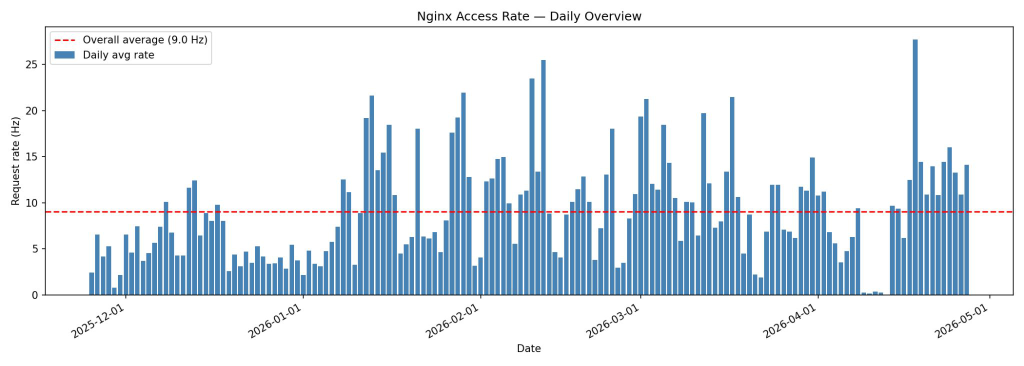
#> input picture figures/p8_img1.png, 2048 x 731 px (shown at 1/2 size)
$ python rebuild_sphenix_rates.py
#> lines starting #> are read from the running program, lines starting #| are printed output that depends on the picture; after the words box and inside, x2 and y2 are one past the last pixel; in counts of white or black regions, pixels touching at a corner belong together
#!/usr/bin/env python3
"""Rebuild Figure 4 (sPHENIX access rates) from the slide plot images.

Digitizes the bar heights from the original plot rasters (p8_img1.png,
p9_img1.png extracted from the CHEP2026 slides) and re-renders both plots
with large, crisp text. The bar data are taken pixel-exact from the original
plots; only the text/labels are re-rendered.

Outputs cdb-sphenix-rates.pdf (vector) and cdb-sphenix-rates.png (preview).
"""

import numpy as np
from PIL import Image
import matplotlib.pyplot as plt

plt.rcParams.update({
    "axes.titlesize": 21,
    "axes.labelsize": 19,
    "xtick.labelsize": 16,
    "ytick.labelsize": 16,
    "legend.fontsize": 16,
})


def find_axes_box(a):
    """Locate the plot box (spines) as (left, right, top, bottom) pixels."""
    dark = (a[..., :3] < 120).all(axis=2)
    h, w = dark.shape
    col_runs = dark.sum(axis=0)
    row_runs = dark.sum(axis=1)
    cols = np.where(col_runs > h * 0.5)[0]
    rows = np.where(row_runs > w * 0.5)[0]
    return cols.min(), cols.max(), rows.min(), rows.max()


def tick_positions(a, box, axis):
    """Find tick pixel positions just outside the spine."""
    left, right, top, bottom = box
    dark = (a[..., :3] < 120).all(axis=2)
    if axis == "y":
        strip = dark[:, left - 4]
        pos = np.where(strip)[0]
    else:
        strip = dark[bottom + 4, :]
        pos = np.where(strip)[0]
    # cluster consecutive pixels
    groups, cur = [], [pos[0]]
    for p in pos[1:]:
        if p - cur[-1] <= 2:
            cur.append(p)
        else:
            groups.append(int(np.mean(cur)))
            cur = [p]
    groups.append(int(np.mean(cur)))
    lo, hi = (top - 2, bottom + 2) if axis == "y" else (left - 2, right + 2)
    return [g for g in groups if lo <= g <= hi]


def digitize(path, ytick_vals, exclude=()):
    a = np.asarray(Image.open(path).convert("RGB")).astype(int)
    box = find_axes_box(a)
    left, right, top, bottom = box

    yticks = tick_positions(a, box, "y")          # top -> bottom
    ytv = sorted(ytick_vals, reverse=True)        # match: top = max value
    if len(yticks) != len(ytv):
        raise SystemExit(f"{path}: found {len(yticks)} y ticks, "
                         f"expected {len(ytv)}: {yticks}")
    # linear pixel->value from first/last tick
    p0, p1 = yticks[0], yticks[-1]
    v0, v1 = ytv[0], ytv[-1]

    def val(row):
        return v0 + (row - p0) * (v1 - v0) / (p1 - p0)

    xticks = tick_positions(a, box, "x")

    # steelblue bar mask (matplotlib "steelblue" = #4682B4)
    r, g, b = a[..., 0], a[..., 1], a[..., 2]
    mask = (np.abs(r - 70) < 50) & (np.abs(g - 130) < 50) & (np.abs(b - 180) < 45)
    for x0, x1, y0, y1 in exclude:  # blank out legend boxes etc.
        mask[y0:y1, x0:x1] = False

    cols, vals = [], []
    for c in range(left + 1, right):
        rows = np.where(mask[top:bottom, c])[0]
        if rows.size:
            cols.append(c)
            vals.append(max(0.0, val(top + rows.min())))
    return np.array(cols), np.array(vals), xticks


def draw_panel(ax, cols, vals, xticks, xtick_labels, ytick_vals, title,
               avg, avg_label, peak=None, peak_label=None,
               bar_label="", legend_loc="upper left"):
    ax.bar(cols, vals, width=1.0, color="steelblue", label=bar_label)
    ax.axhline(y=avg, color="red", linestyle="--", linewidth=2, label=avg_label)
    if peak is not None:
        ax.axhline(y=peak, color="orange", linestyle=":", linewidth=2.5,
                   label=peak_label)
    ax.set_xticks(xticks)
    ax.set_xticklabels(xtick_labels, rotation=30, ha="right")
    ax.set_yticks(ytick_vals)
    ax.set_ylim(0, max(ytick_vals) * 1.12)
    ax.set_xlim(min(cols.min(), xticks[0]) - 15,
                max(cols.max(), xticks[-1]) + 25)
    ax.set_ylabel("Request rate (Hz)")
    ax.set_title(title)
    ax.legend(loc=legend_loc)


def main():
    fig, (ax1, ax2) = plt.subplots(2, 1, figsize=(16, 12))

    # --- panel (a): daily overview (slide 8) ---------------------------------
    cols, vals, xticks = digitize("p8_img1.png", [0, 5, 10, 15, 20, 25],
                                  exclude=[(85, 450, 45, 155)])
#> in find_axes_box, `dark = (a[..., :3] < 120).all(axis=2)`:
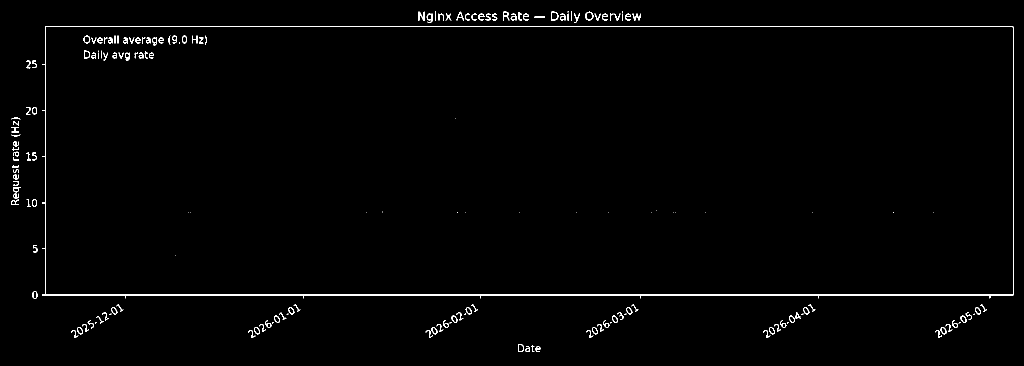
#> dark: shape (731, 2048) bool (shown at 1/2 size); 1% white in thin lines or dots
#> in find_axes_box, `col_runs = dark.sum(axis=0)`: col_runs = 2048 values, max 538 at index 90, min 0 at index 0, mean 7.62
#> in find_axes_box, `row_runs = dark.sum(axis=1)`: row_runs = 731 values, max 1947 at index 589, min 0 at index 0, mean 21.36
#> in find_axes_box, `cols = np.where(col_runs > h * 0.5)[0]`: cols = [90, 91, 2026]
#> in find_axes_box, `rows = np.where(row_runs > w * 0.5)[0]`: rows = [53, 589, 590]
#> in digitize, `box = find_axes_box(a)`: box = (90, 2026, 53, 590)
#> in digitize, `left, right, top, bottom = box`: left = 90; right = 2026; top = 53; bottom = 590
#> in tick_positions, `left, right, top, bottom = box`: left = 90; right = 2026; top = 53; bottom = 590
#> in tick_positions, `pos = np.where(strip)[0]`: pos = [128, 129, 221, 312, 313, 405, 406, 497, 589, 590]
#> in tick_positions, `groups, cur = [], [pos[0]]`: groups = []; cur = [128]
#> the loop in tick_positions, `for p in pos[1:]:` made 9 passes
#> (p, cur) on passes 2, 3, 5, 7, 8: (221, [221]), (312, [312]), (405, [405]), (497, [497]), (589, [589])
#> p on passes 1, 4, 6, 9: 129, 313, 406, 590
#> after the loop in tick_positions, `for p in pos[1:]:`: groups = [128, 221, 312, 405, 497]
#> in tick_positions, `lo, hi = (top - 2, bottom + 2) if axis == "y" else (left - 2, right + 2)`: lo = 51; hi = 592
#> in digitize, `yticks = tick_positions(a, box, "y")`: yticks = [128, 221, 312, 405, 497, 589]
#> in digitize, `p0, p1 = yticks[0], yticks[-1]`: p0 = 128; p1 = 589
#> the loop in tick_positions (call 2), `for p in pos[1:]:` made 10 passes
#> (p, cur) on passes 2, 4, 5, 6, 7, 8, 9: (72, [72]), (251, [251]), (606, [606]), (961, [961]), (1281, [1281]), (1636, [1636]), (1979, [1979])
#> p on passes 1, 3, 10: 66, 73, 1980
#> in digitize, `xticks = tick_positions(a, box, "x")`: xticks = [251, 606, 961, 1281, 1636, 1979]
#> in digitize, `mask = (np.abs(r - 70) < 50) & (np.abs(g - 130) < 50) & (np.abs(b - 18..`:
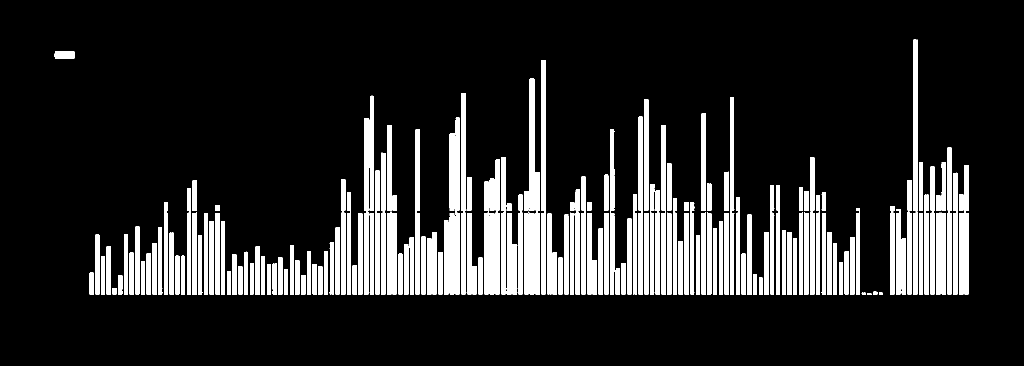
#> mask: shape (731, 2048) bool (shown at 1/2 size); 14.6% white; 181 white regions (1 under 20 px), largest, box (x1, y1, x2, y2) and area: (1826, 79, 1835, 589) 4562, (1083, 120, 1091, 589) 3730, (923, 186, 931, 589) 3206
#> after the loop in digitize, `for c in range(left + 1, right):`: cols = 1344 values from 179 to 1937; vals = 1344 values, max 27.66 at index 1256, min 0.0542 at index 1202, mean 9.01
#> cols = 1344 values from 179 to 1937; xticks = [251, 606, 961, 1281, 1636, 1979]
    draw_panel(ax1, cols, vals, xticks,
               ["2025-12-01", "2026-01-01", "2026-02-01", "2026-03-01",
                "2026-04-01", "2026-05-01"][:len(xticks)],
               [0, 5, 10, 15, 20, 25],
               "Nginx Access Rate — Daily Overview",
               avg=9.0, avg_label="Overall average (9.0 Hz)",
               bar_label="Daily avg rate", legend_loc="upper left")

    # --- panel (b): peak ±5 min (slide 9) ------------------------------------
    cols, vals, xticks = digitize("p9_img1.png",
                                  [0, 1000, 2000, 3000, 4000, 5000],
                                  exclude=[(1395, 2040, 45, 170)])
#> call 2 of digitize, with path = 'p9_img1.png'
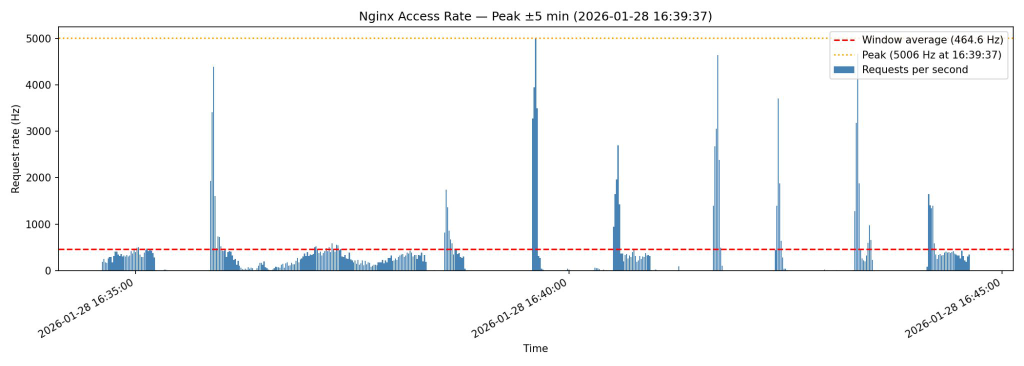
#> input picture figures/p9_img1.png, 2048 x 731 px (shown at 1/2 size)
#> in find_axes_box (call 2), `dark = (a[..., :3] < 120).all(axis=2)`:
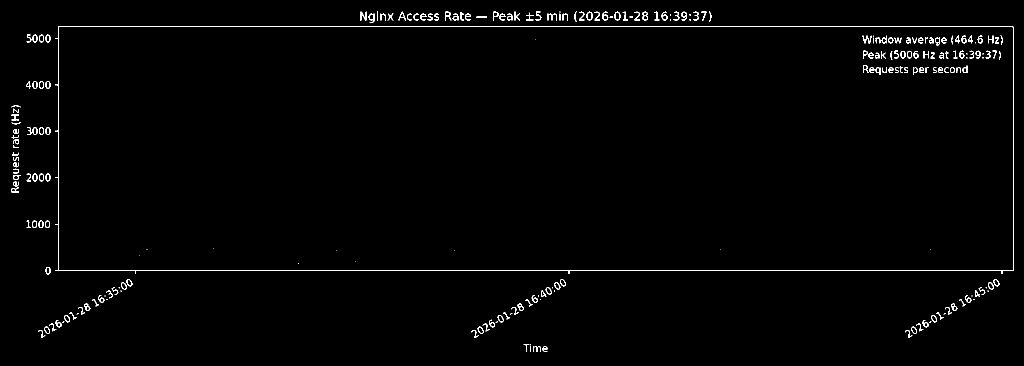
#> dark: shape (731, 2048) bool (shown at 1/2 size); 1.2% white in thin lines or dots
#> in find_axes_box (call 2), `col_runs = dark.sum(axis=0)`: col_runs = 2048 values, max 494 at index 116, min 0 at index 0, mean 8.97
#> in find_axes_box (call 2), `row_runs = dark.sum(axis=1)`: row_runs = 731 values, max 1921 at index 541, min 0 at index 0, mean 25.13
#> in find_axes_box (call 2), `cols = np.where(col_runs > h * 0.5)[0]`: cols = [116, 117, 2026]
#> in find_axes_box (call 2), `rows = np.where(row_runs > w * 0.5)[0]`: rows = [53, 540, 541]
#> in digitize (call 2), `box = find_axes_box(a)`: box = (116, 2026, 53, 541)
#> in digitize (call 2), `left, right, top, bottom = box`: left = 116; bottom = 541
#> in digitize (call 2), `yticks = tick_positions(a, box, "y")`: yticks = [76, 169, 262, 354, 448, 540]
#> in digitize (call 2), `p0, p1 = yticks[0], yticks[-1]`: p0 = 76; p1 = 540
#> in digitize (call 2), `xticks = tick_positions(a, box, "x")`: xticks = [270, 1137, 2003]
#> in digitize (call 2), `r, g, b = a[..., 0], a[..., 1], a[..., 2]`: r: shape (731, 2048) int64; 256 distinct labels, from 0 to 255
#> in digitize (call 2), `r, g, b = a[..., 0], a[..., 1], a[..., 2]`: g: shape (731, 2048) int64; 256 distinct labels, from 0 to 255
#> in digitize (call 2), `r, g, b = a[..., 0], a[..., 1], a[..., 2]`:
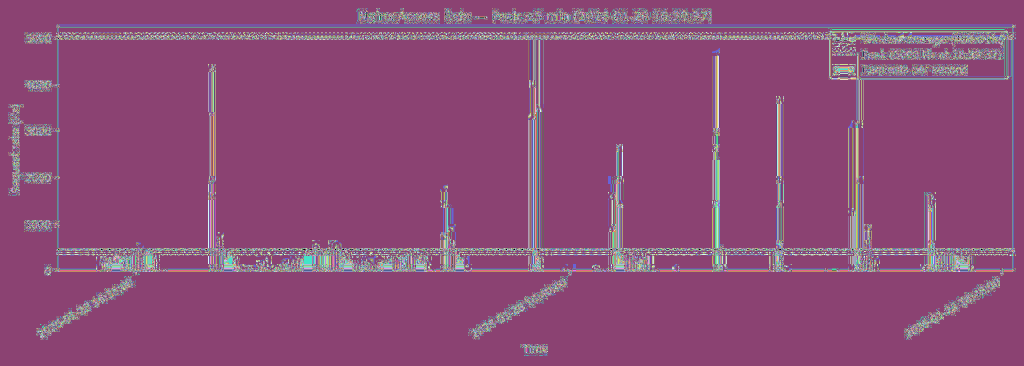
#> b: shape (731, 2048) int64 (shown at 1/2 size); 256 distinct labels, from 0 to 255; one colour per label, 0 black
#> in digitize (call 2), `mask = (np.abs(r - 70) < 50) & (np.abs(g - 130) < 50) & (np.abs(b - 18..`:
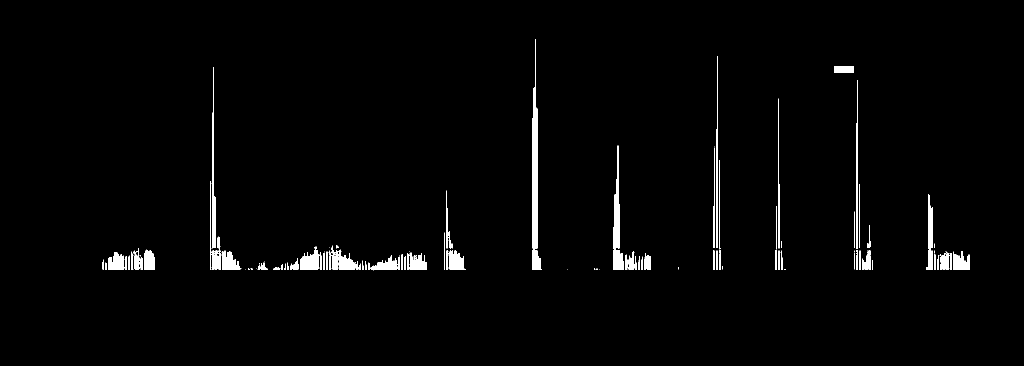
#> mask: shape (731, 2048) bool (shown at 1/2 size); 1.7% white; 249 white regions (88 under 20 px), largest, box (x1, y1, x2, y2) and area: (1064, 79, 1084, 540) 4029, (1226, 291, 1248, 540) 2335, (600, 493, 633, 540) 1018
#> after the loop in digitize (call 2), `for c in range(left + 1, right):`: cols = 600 values from 204 to 1939; vals = 600 values, max 4967.7 at index 419, min 0 at index 295, mean 473.8
#> cols = 600 values from 204 to 1939; xticks = [270, 1137, 2003]
    draw_panel(ax2, cols, vals, xticks,
               ["2026-01-28 16:35:00", "2026-01-28 16:40:00",
                "2026-01-28 16:45:00"][:len(xticks)],
               [0, 1000, 2000, 3000, 4000, 5000],
               "Nginx Access Rate — Peak ±5 min (2026-01-28 16:39:37)",
               avg=464.6, avg_label="Window average (464.6 Hz)",
               peak=5006, peak_label="Peak (5006 Hz at 16:39:37)",
               bar_label="Requests per second", legend_loc="upper right")
    ax2.set_xlabel("Time")
    ax1.set_xlabel("Date")

    for ax, tag in ((ax1, "(a)"), (ax2, "(b)")):
        ax.text(-0.06, 1.06, tag, transform=ax.transAxes, fontsize=24,
                fontweight="bold", va="top", ha="left")

    fig.tight_layout(h_pad=3.0)
    fig.savefig("cdb-sphenix-rates.pdf")
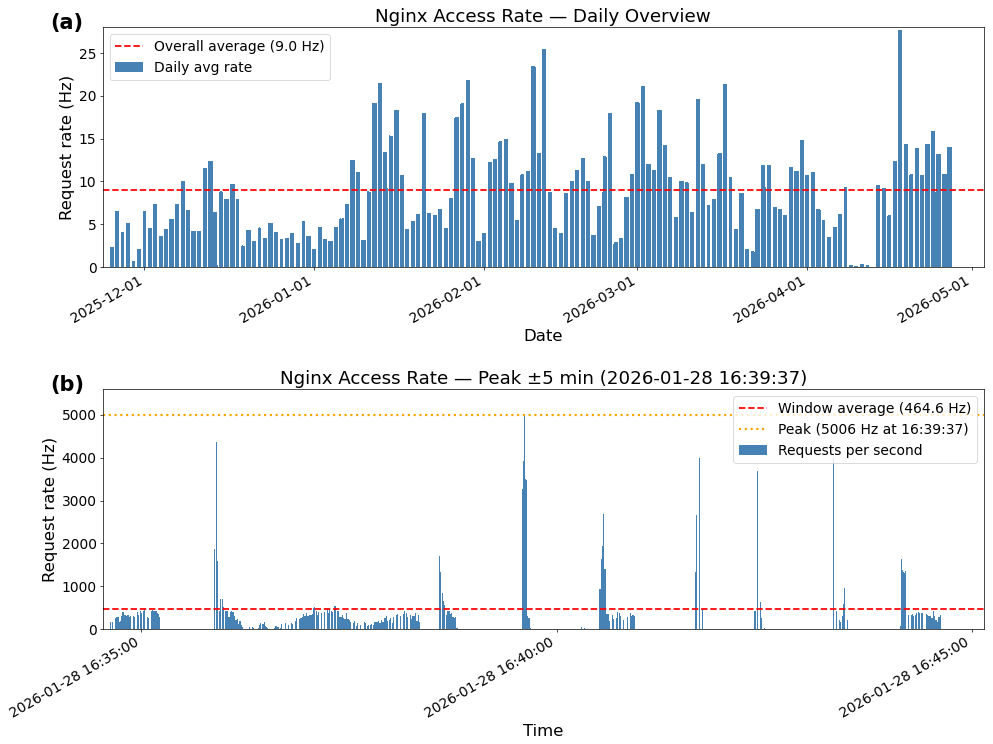
#> figure drawn by matplotlib, 2 panels
    fig.savefig("cdb-sphenix-rates.png", dpi=150)
    print("wrote cdb-sphenix-rates.pdf / cdb-sphenix-rates.png")


if __name__ == "__main__":
    main()
